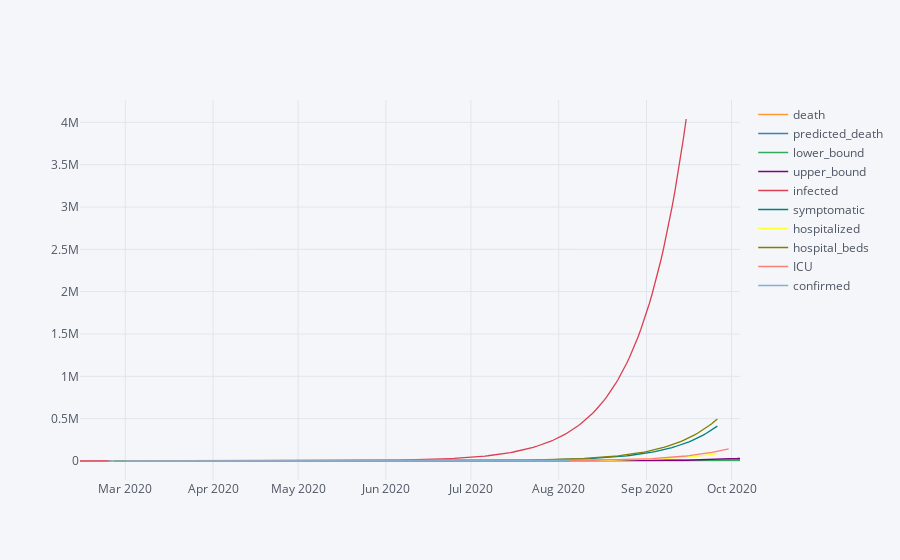

Notebook code for this chart:
### Code cell
daily_metrics.iplot()

### Figure 1 — Plotly figure (JSON) as saved in the notebook; plotly's stock layout.template omitted (floating-point values rounded to 4 significant figures; data arrays with more than 128 entries replaced by an {"elided": "..."} marker saying what was removed)
{"data": [{"line": {"color": "rgba(255, 153, 51, 1.0)", "dash": "solid", "shape": "linear", "width": 1.3}, "mode": "lines", "name": "death", "text": "", "type": "scatter", "x": {"elided": "234 str values"}, "y": {"elided": "234 mixed values"}}, {"line": {"color": "rgba(55, 128, 191, 1.0)", "dash": "solid", "shape": "linear", "width": 1.3}, "mode": "lines", "name": "predicted_death", "text": "", "type": "scatter", "x": {"elided": "234 str values"}, "y": {"elided": "234 mixed values"}}, {"line": {"color": "rgba(50, 171, 96, 1.0)", "dash": "solid", "shape": "linear", "width": 1.3}, "mode": "lines", "name": "lower_bound", "text": "", "type": "scatter", "x": {"elided": "234 str values"}, "y": {"elided": "234 mixed values"}}, {"line": {"color": "rgba(128, 0, 128, 1.0)", "dash": "solid", "shape": "linear", "width": 1.3}, "mode": "lines", "name": "upper_bound", "text": "", "type": "scatter", "x": {"elided": "234 str values"}, "y": {"elided": "234 mixed values"}}, {"line": {"color": "rgba(219, 64, 82, 1.0)", "dash": "solid", "shape": "linear", "width": 1.3}, "mode": "lines", "name": "infected", "text": "", "type": "scatter", "x": {"elided": "234 str values"}, "y": {"elided": "234 mixed values"}}, {"line": {"color": "rgba(0, 128, 128, 1.0)", "dash": "solid", "shape": "linear", "width": 1.3}, "mode": "lines", "name": "symptomatic", "text": "", "type": "scatter", "x": {"elided": "234 str values"}, "y": {"elided": "234 mixed values"}}, {"line": {"color": "rgba(255, 255, 51, 1.0)", "dash": "solid", "shape": "linear", "width": 1.3}, "mode": "lines", "name": "hospitalized", "text": "", "type": "scatter", "x": {"elided": "234 str values"}, "y": {"elided": "234 mixed values"}}, {"line": {"color": "rgba(128, 128, 0, 1.0)", "dash": "solid", "shape": "linear", "width": 1.3}, "mode": "lines", "name": "hospital_beds", "text": "", "type": "scatter", "x": {"elided": "234 str values"}, "y": {"elided": "234 mixed values"}}, {"line": {"color": "rgba(251, 128, 114, 1.0)", "dash": "solid", "shape": "linear", "width": 1.3}, "mode": "lines", "name": "ICU", "text": "", "type": "scatter", "x": {"elided": "234 str values"}, "y": {"elided": "234 mixed values"}}, {"line": {"color": "rgba(128, 177, 211, 1.0)", "dash": "solid", "shape": "linear", "width": 1.3}, "mode": "lines", "name": "confirmed", "text": "", "type": "scatter", "x": {"elided": "234 str values"}, "y": {"elided": "234 mixed values"}}], "layout": {"legend": {"bgcolor": "#F5F6F9", "font": {"color": "#4D5663"}}, "paper_bgcolor": "#F5F6F9", "plot_bgcolor": "#F5F6F9", "title": {"font": {"color": "#4D5663"}}, "xaxis": {"gridcolor": "#E1E5ED", "showgrid": true, "tickfont": {"color": "#4D5663"}, "title": {"font": {"color": "#4D5663"}, "text": ""}, "zerolinecolor": "#E1E5ED"}, "yaxis": {"gridcolor": "#E1E5ED", "showgrid": true, "tickfont": {"color": "#4D5663"}, "title": {"font": {"color": "#4D5663"}, "text": ""}, "zerolinecolor": "#E1E5ED"}}}
